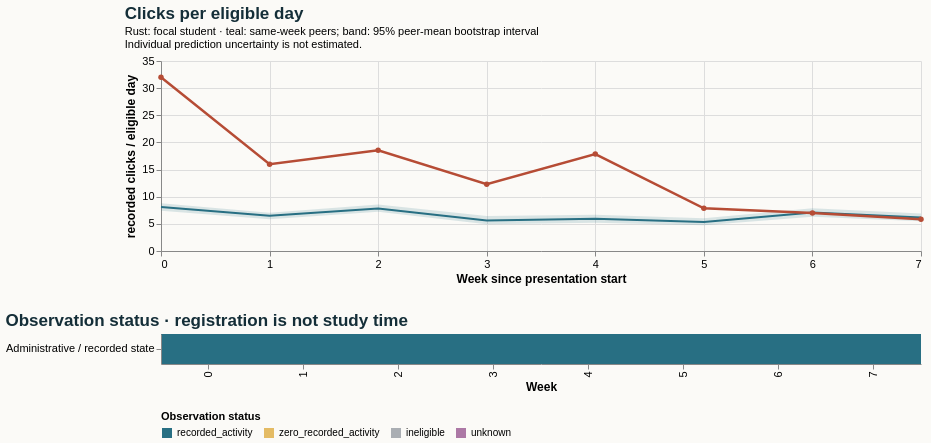

Express this chart as Vega-Lite.
### Vega-Lite specification from a JSON file in a GitHub repository (floating-point values rounded to 4 significant figures)
{"$schema": "https://vega.github.io/schema/vega-lite/v5.20.1.json", "config": {"axis": {"labelFontSize": 11, "titleFontSize": 12}, "background": "#fbfaf7", "font": "sans-serif", "title": {"anchor": "start", "color": "#142e38", "fontSize": 17, "subtitleFontSize": 11}, "view": {"continuousHeight": 300, "continuousWidth": 300, "stroke": null}}, "datasets": {"data-a061ae6e6e08baaf4359e2391efe5761": [{"eligible_days": 7.0, "end_day": 6, "logging_completeness": "unknown", "observation_status": "recorded_activity", "row": "Administrative / recorded state", "score_status": "withheld_release_time_unknown", "start_day": 0, "value": 32.0, "week": 0}, {"eligible_days": 7.0, "end_day": 13, "logging_completeness": "unknown", "observation_status": "recorded_activity", "row": "Administrative / recorded state", "score_status": "withheld_release_time_unknown", "start_day": 7, "value": 16.0, "week": 1}, {"eligible_days": 7.0, "end_day": 20, "logging_completeness": "unknown", "observation_status": "recorded_activity", "row": "Administrative / recorded state", "score_status": "withheld_release_time_unknown", "start_day": 14, "value": 18.57, "week": 2}, {"eligible_days": 7.0, "end_day": 27, "logging_completeness": "unknown", "observation_status": "recorded_activity", "row": "Administrative / recorded state", "score_status": "withheld_release_time_unknown", "start_day": 21, "value": 12.29, "week": 3}, {"eligible_days": 7.0, "end_day": 34, "logging_completeness": "unknown", "observation_status": "recorded_activity", "row": "Administrative / recorded state", "score_status": "withheld_release_time_unknown", "start_day": 28, "value": 17.86, "week": 4}, {"eligible_days": 7.0, "end_day": 41, "logging_completeness": "unknown", "observation_status": "recorded_activity", "row": "Administrative / recorded state", "score_status": "withheld_release_time_unknown", "start_day": 35, "value": 7.857, "week": 5}, {"eligible_days": 7.0, "end_day": 48, "logging_completeness": "unknown", "observation_status": "recorded_activity", "row": "Administrative / recorded state", "score_status": "withheld_release_time_unknown", "start_day": 42, "value": 7.0, "week": 6}, {"eligible_days": 7.0, "end_day": 55, "logging_completeness": "unknown", "observation_status": "recorded_activity", "row": "Administrative / recorded state", "score_status": "withheld_release_time_unknown", "start_day": 49, "value": 5.857, "week": 7}], "data-bc2a26803ba219ac7ec4295916b55d1b": [{"end_day": 6, "focal_value": 32.0, "peer_ci_high": 8.791, "peer_ci_low": 7.405, "peer_mean": 8.112, "peer_observations": 1151, "peer_people": 1151, "reference": "course", "unit": "recorded clicks / eligible day", "week": 0}, {"end_day": 13, "focal_value": 16.0, "peer_ci_high": 7.062, "peer_ci_low": 5.859, "peer_mean": 6.478, "peer_observations": 1144, "peer_people": 1144, "reference": "course", "unit": "recorded clicks / eligible day", "week": 1}, {"end_day": 20, "focal_value": 18.57, "peer_ci_high": 8.548, "peer_ci_low": 7.224, "peer_mean": 7.84, "peer_observations": 1126, "peer_people": 1126, "reference": "course", "unit": "recorded clicks / eligible day", "week": 2}, {"end_day": 27, "focal_value": 12.29, "peer_ci_high": 6.436, "peer_ci_low": 4.945, "peer_mean": 5.624, "peer_observations": 1119, "peer_people": 1119, "reference": "course", "unit": "recorded clicks / eligible day", "week": 3}, {"end_day": 34, "focal_value": 17.86, "peer_ci_high": 6.694, "peer_ci_low": 5.226, "peer_mean": 5.963, "peer_observations": 1082, "peer_people": 1082, "reference": "course", "unit": "recorded clicks / eligible day", "week": 4}, {"end_day": 41, "focal_value": 7.857, "peer_ci_high": 6.048, "peer_ci_low": 4.742, "peer_mean": 5.327, "peer_observations": 1075, "peer_people": 1075, "reference": "course", "unit": "recorded clicks / eligible day", "week": 5}, {"end_day": 48, "focal_value": 7.0, "peer_ci_high": 7.868, "peer_ci_low": 6.288, "peer_mean": 7.085, "peer_observations": 1065, "peer_people": 1065, "reference": "course", "unit": "recorded clicks / eligible day", "week": 6}, {"end_day": 55, "focal_value": 5.857, "peer_ci_high": 6.926, "peer_ci_low": 5.497, "peer_mean": 6.182, "peer_observations": 1049, "peer_people": 1049, "reference": "course", "unit": "recorded clicks / eligible day", "week": 7}]}, "resolve": {"scale": {"color": "independent"}}, "spacing": 28, "vconcat": [{"data": {"name": "data-bc2a26803ba219ac7ec4295916b55d1b"}, "height": 190, "layer": [{"encoding": {"x": {"axis": {"tickMinStep": 1}, "field": "week", "title": "Week since presentation start", "type": "quantitative"}, "y": {"field": "peer_ci_low", "scale": {"zero": true}, "title": "recorded clicks / eligible day", "type": "quantitative"}, "y2": {"field": "peer_ci_high"}}, "mark": {"color": "#286f83", "opacity": 0.16, "type": "area"}}, {"encoding": {"tooltip": [{"field": "week", "type": "quantitative"}, {"field": "peer_mean", "type": "quantitative"}, {"field": "peer_people", "type": "quantitative"}, {"field": "peer_observations", "type": "quantitative"}], "x": {"field": "week", "type": "quantitative"}, "y": {"field": "peer_mean", "type": "quantitative"}}, "mark": {"color": "#286f83", "strokeWidth": 2, "type": "line"}}, {"encoding": {"tooltip": [{"field": "week", "type": "quantitative"}, {"field": "focal_value", "type": "quantitative"}], "x": {"field": "week", "type": "quantitative"}, "y": {"field": "focal_value", "type": "quantitative"}}, "mark": {"color": "#b64c35", "point": {"color": "#b64c35"}, "strokeWidth": 2.5, "type": "line"}}], "title": {"subtitle": ["Rust: focal student · teal: same-week peers; band: 95% peer-mean bootstrap interval", "Individual prediction uncertainty is not estimated."], "text": "Clicks per eligible day"}, "width": 760}, {"data": {"name": "data-a061ae6e6e08baaf4359e2391efe5761"}, "encoding": {"color": {"field": "observation_status", "legend": {"labelLimit": 260, "orient": "bottom"}, "scale": {"domain": ["recorded_activity", "zero_recorded_activity", "ineligible", "unknown"], "range": ["#286f83", "#e4bb64", "#aaaeb3", "#ac78a5"]}, "title": "Observation status", "type": "nominal"}, "tooltip": [{"field": "week", "type": "quantitative"}, {"field": "eligible_days", "type": "quantitative"}, {"field": "observation_status", "type": "nominal"}, {"field": "logging_completeness", "type": "nominal"}], "x": {"field": "week", "title": "Week", "type": "ordinal"}, "y": {"field": "row", "title": null, "type": "nominal"}}, "height": 30, "mark": {"type": "rect"}, "title": "Observation status · registration is not study time", "width": 760}]}
